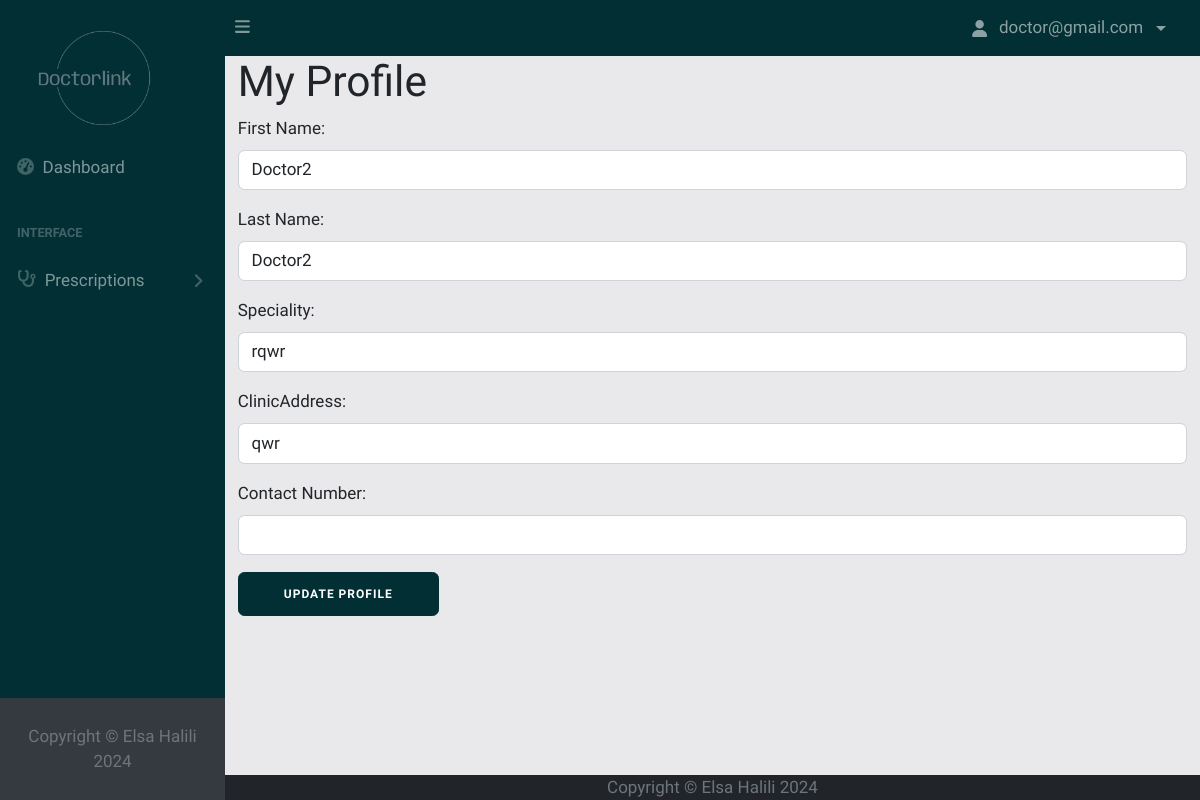
Screenshot of /profile.php (signed in) with the database file from the repository.
### tables this page shows
CREATE TABLE `Doctor` (
  `id` int(11) NOT NULL,
  `user_id` int(11) DEFAULT NULL,
  `speciality` varchar(100) DEFAULT NULL,
  `clinic_address` varchar(100) DEFAULT NULL,
  `contact_number` varchar(15) DEFAULT NULL
);

CREATE TABLE `User` (
  `Id` int(11) NOT NULL,
  `Name` varchar(255) DEFAULT NULL,
  `Surname` varchar(255) DEFAULT NULL,
  `Username` varchar(50) DEFAULT NULL,
  `Password` varchar(100) DEFAULT NULL,
  `Email` varchar(100) DEFAULT NULL,
  `UserType` enum('Patient','Doctor','Admin','User') DEFAULT NULL
);

### auth/logged-in-user.php (called while the page is built, shortened)
<?php
if (isset($_SESSION['user'])) {
    $loggedInUser = $_SESSION['user'];
}

### doctor-profile.php (the view, shortened to what this page needs)
<?php
require './database/config.php';
require 'auth/logged-in-user.php';
if ($loggedInUser) {
    try {
        $userId = $loggedInUser['Id'];
        $stmt = $conn->prepare("
            SELECT u.Name, u.Surname, d.*
            FROM User u
            JOIN Doctor d ON d.user_id = u.Id
            WHERE u.Id = :userId
        ");
        $stmt->bindParam(":userId", $userId);
        $stmt->execute();
        $user = $stmt->fetch();
    } catch (PDOException $e) {
        echo $e;
    }
} else {
    echo "User is not logged in";
}
?>
<form action="doctor-profilelogic.php" method="POST">
    <div class="mb-3">
        <label for="FirstName" class="form-label">First Name:</label>
        <input type="text" id="FirstName" name="FirstName" class="form-control" value="<?php echo $user['Name']; ?>">
    </div>
    <div class="mb-3">
        <label for="LastName" class="form-label">Last Name:</label>
        <input type="text" id="LastName" name="LastName" class="form-control" value="<?php echo $user['Surname']; ?>">
    </div>
    <div class="mb-3">
        <label for="Speciality" class="form-label">Speciality:</label>
        <input type="text" id="Speciality" name="Speciality" class="form-control" value="<?php echo $user['speciality']; ?>" required>
    </div>
    <div class="mb-3">
        <label for="ClinicAddress" class="form-label">ClinicAddress:</label>
        <input type="text" id="ClinicAddress" name="ClinicAddress" class="form-control" value="<?php echo $user['clinic_address']; ?>" required>
    </div>
    <div class="mb-3">
        <label for="ContactNumber" class="form-label">Contact Number:</label>
        <input id="ContactNumber" type="number" name="ContactNumber" class="form-control" value="<?php echo $user['contact_number']; ?>" required>
    </div>
    <button type="submit" class="btn button mt-3">Update Profile
    </button>
</form>

### css/main.css (style rules this page uses)
* { font-family: "Rajdhani", sans-serif; font-size: 17px; }
body { background: #e9e9eb; }
.button { border: 1px solid #012f33; background-color: #012f33; color: #ffffff; font-size: 12px; font-weight: bold; padding: 12px 45px; letter-spacing: 1px; text-transform: uppercase; transition: transform 80ms ease-in; display: flex; align-items: center; }

### rows the page displays
doctor: FirstName "Doctor2", LastName "Doctor2", Speciality "rqwr", ClinicAddress "qwr"

### other values shown
$loggedInUser['Email'] "doctor@gmail.com"
